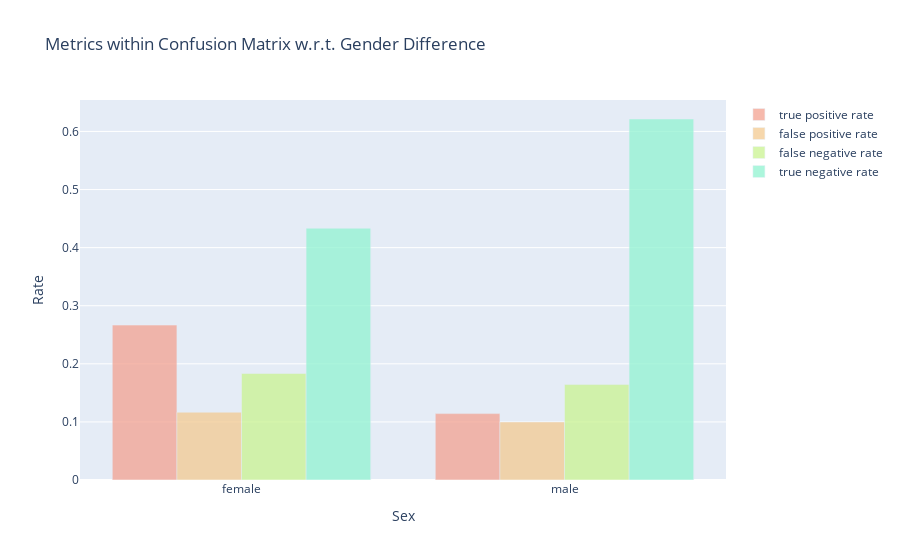

Notebook source saved alongside this figure:
### Code cell
# visualize the results
fig = go.Figure()
fig.add_trace(go.Bar(
    x=list(tpr_sex.keys()),
    y=list(tpr_sex.values()),
    marker_color='#F3A291',
    opacity=0.75,
    name='true positive rate'
))
fig.add_trace(go.Bar(
    x=list(fpr_sex.keys()),
    y=list(fpr_sex.values()),
    marker_color='#F3CA91',
    opacity=0.75,
    name='false positive rate'
))
fig.add_trace(go.Bar(
    x=list(fnr_sex.keys()),
    y=list(fnr_sex.values()),
    marker_color='#CAF391',
    opacity=0.75,
    name='false negative rate'
))
fig.add_trace(go.Bar(
    x=list(tnr_sex.keys()),
    y=list(tnr_sex.values()),
    marker_color='#91F3D1',
    opacity=0.75,
    name='true negative rate'
))
fig.update_layout(
    title_text='Metrics within Confusion Matrix w.r.t. Gender Difference',
    xaxis_title='Sex',
    yaxis_title='Rate'
)
fig.write_image('../results/separation-sex.png', scale=5)
fig.show()

### Figure 1 — Plotly figure (JSON) as saved in the notebook; plotly's stock layout.template omitted (floating-point values rounded to 4 significant figures)
{"data": [{"marker": {"color": "#F3A291"}, "name": "true positive rate", "opacity": 0.75, "type": "bar", "x": ["female", "male"], "y": [0.2667, 0.1143]}, {"marker": {"color": "#F3CA91"}, "name": "false positive rate", "opacity": 0.75, "type": "bar", "x": ["female", "male"], "y": [0.1167, 0.1]}, {"marker": {"color": "#CAF391"}, "name": "false negative rate", "opacity": 0.75, "type": "bar", "x": ["female", "male"], "y": [0.1833, 0.1643]}, {"marker": {"color": "#91F3D1"}, "name": "true negative rate", "opacity": 0.75, "type": "bar", "x": ["female", "male"], "y": [0.4333, 0.6214]}], "layout": {"title": {"text": "Metrics within Confusion Matrix w.r.t. Gender Difference"}, "xaxis": {"title": {"text": "Sex"}}, "yaxis": {"title": {"text": "Rate"}}}}
